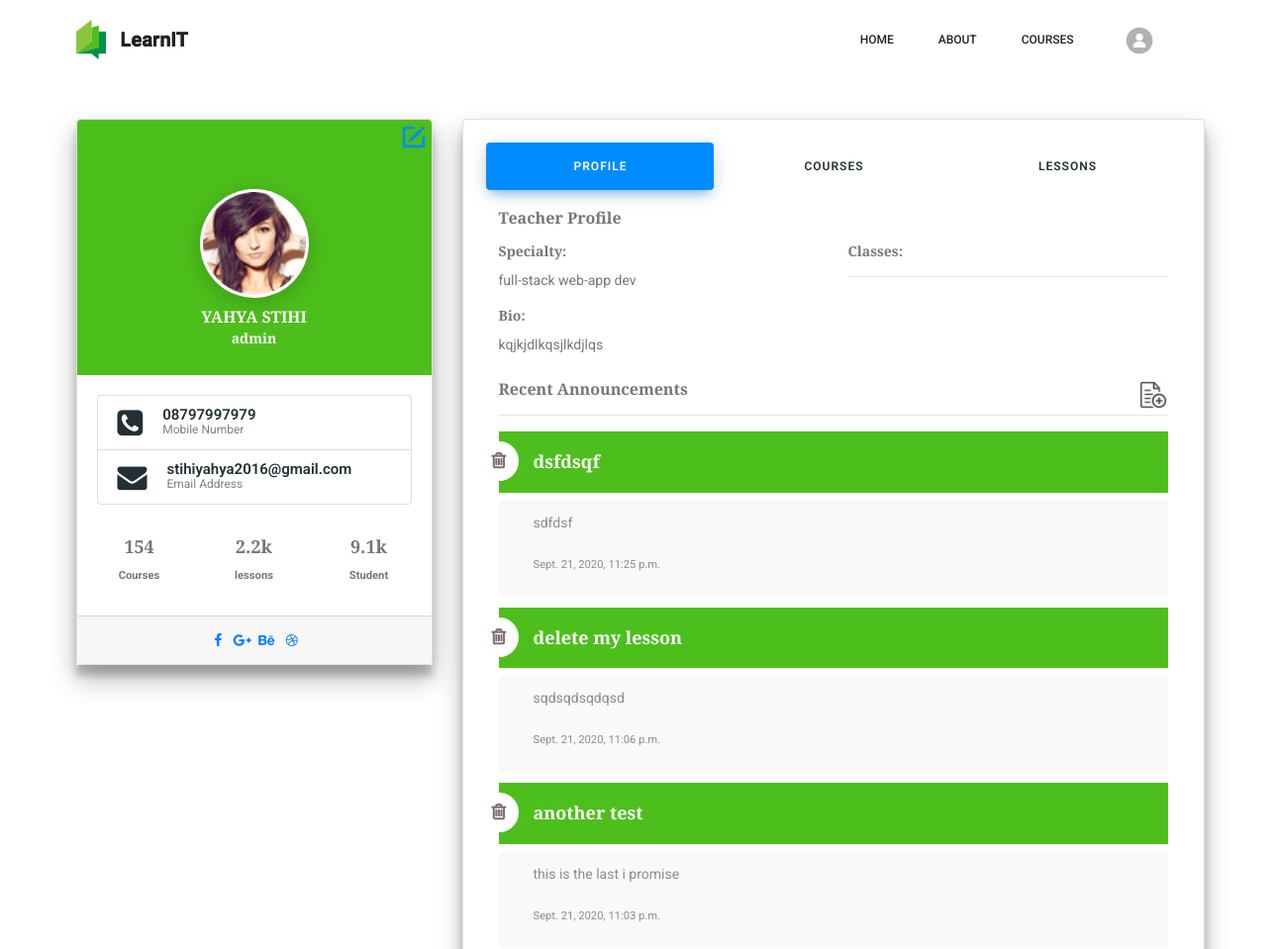
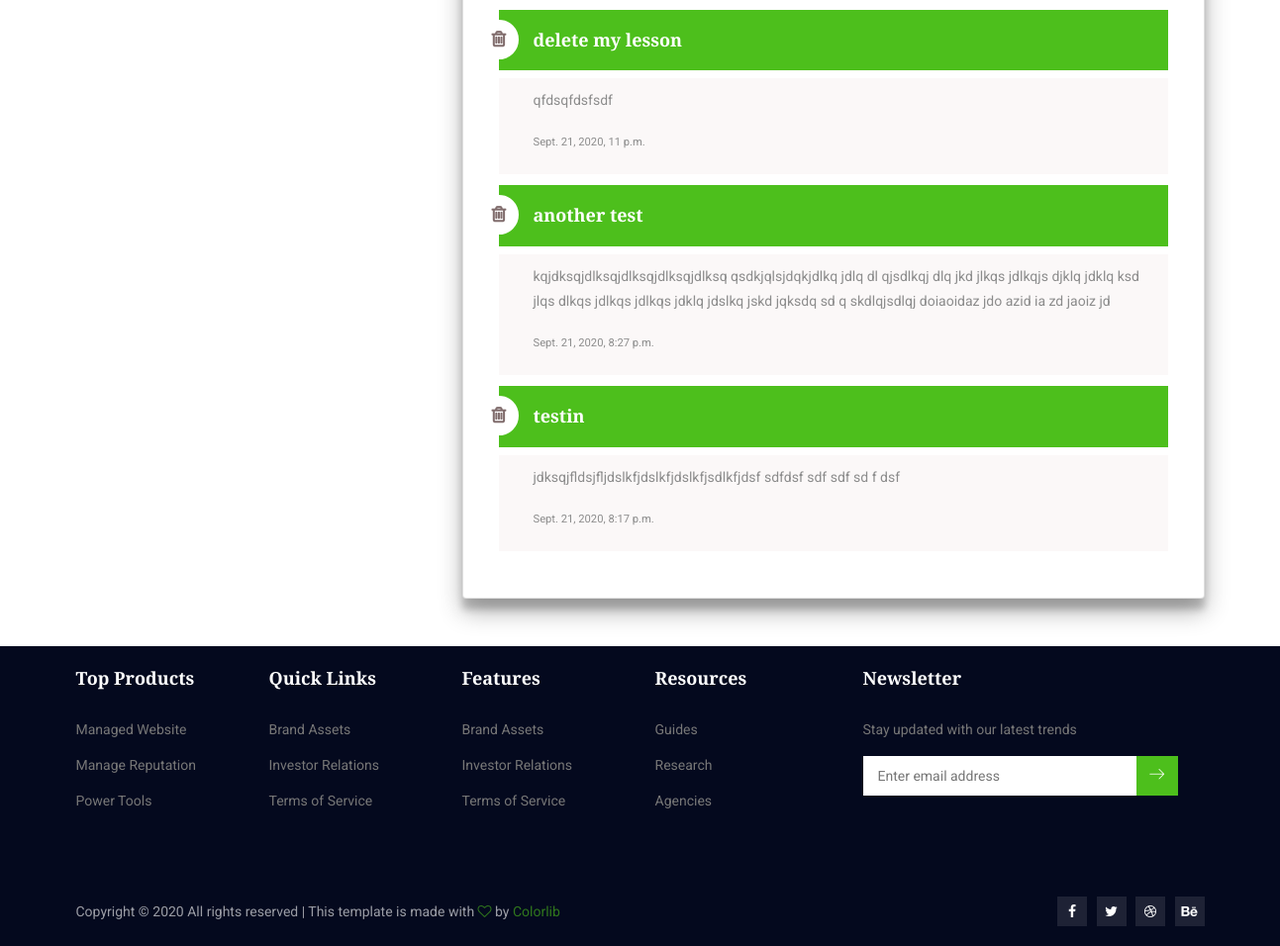
Before: /users/profile/ (signed in) with the older database file (2 pictures, top to bottom).
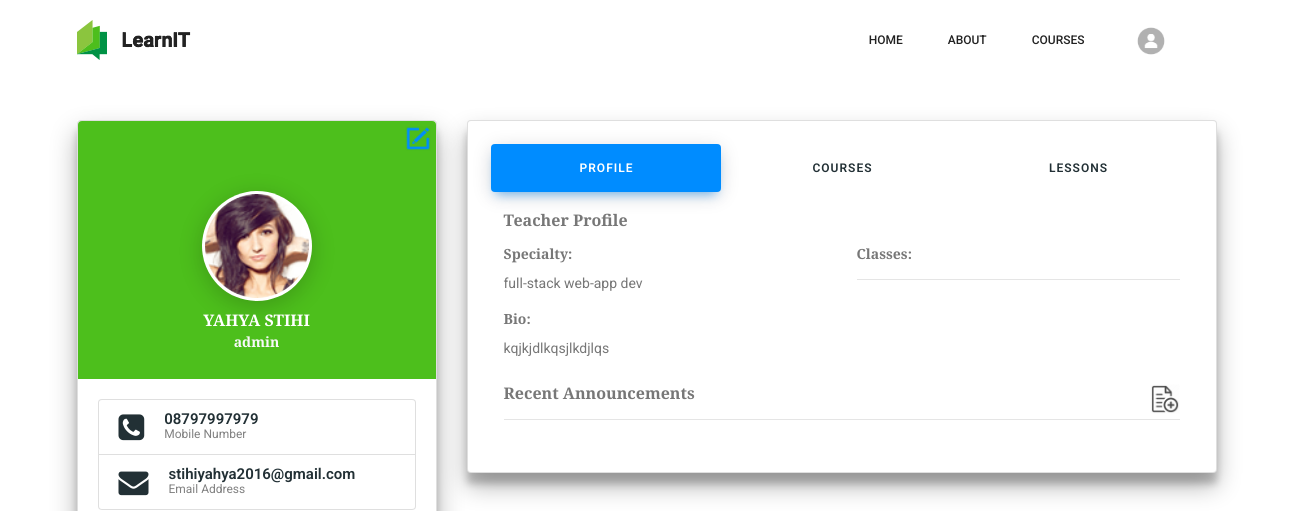
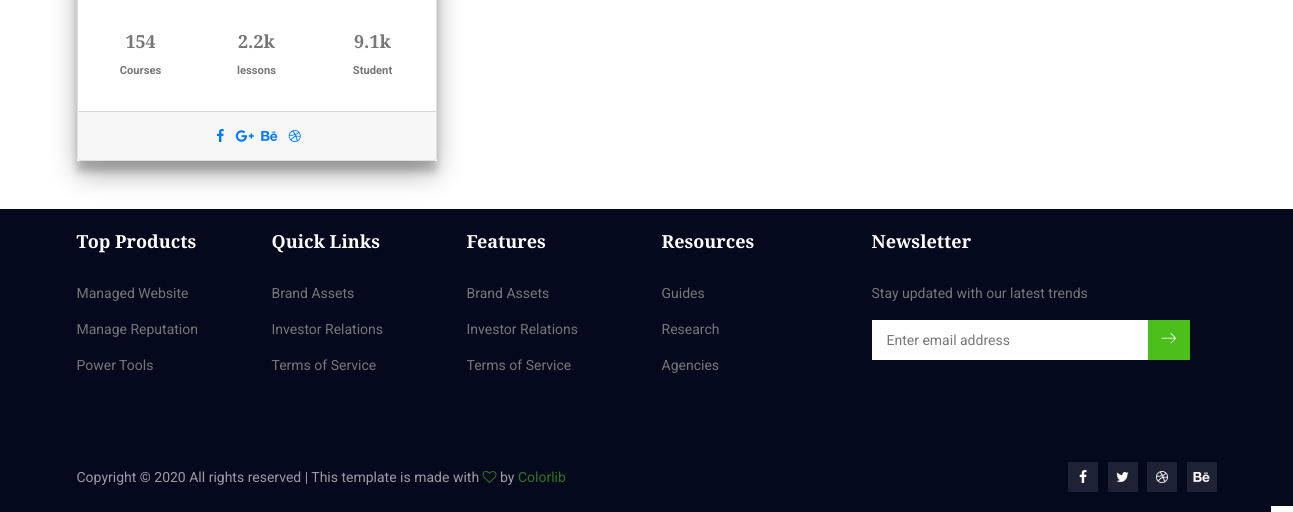
After: the same page with the newer database file (2 pictures, top to bottom).
### users/models.py (models this page shows, shortened)
class Profile(models.Model):
    user = models.OneToOneField(User,on_delete=models.CASCADE,null=True, blank=True)
    first_name = models.CharField(max_length=200)
    last_name = models.CharField(max_length=200)
    specialty = models.CharField(max_length=200)
    phone = models.BigIntegerField()
    address = models.CharField(max_length=200)
    bio = models.TextField()
    image = models.ImageField()

class Announcement(models.Model):
    user = models.ForeignKey(User,on_delete=models.CASCADE,null=True, blank=True)
    subject = models.CharField(max_length=600)
    date = models.DateTimeField(auto_now_add=True)
    description = models.TextField()

### users/views.py (the view, shortened to what this page needs)
# urls.py: path('profile/',profile,name='profile'),
@login_required()
def profile(request):
    user = request.user
    announcements = Announcement.objects.filter(user=user).order_by('date').reverse()
    courses = Course.objects.filter(user=user).order_by('date').reverse()
    if Profile.objects.filter(user=user).exists():
        profile = Profile.objects.get(user=user)
        form = ProfileForm(instance=profile)
        if request.method == 'POST' and 'ProfileForm' in request.POST:
            form = ProfileForm(request.POST,request.FILES,instance=profile)
            if form.is_valid():
                form.save()
                messages.success(request, 'Profile info updated successfully.')
                return redirect('profile')
    form2 = AnnouncementForm
    context = {
        'form':form,
        'form2':form2,
        'courses':courses,
        'announcements':announcements,
        }
    return render(request,'users/profile.html',context)

### users/templates/users/profile.html (shortened to what this page needs)
{% extends 'core/base.html'%}
{% load crispy_forms_tags %}
{% load static %}
{% block content %}
<link rel="stylesheet" href="{% static 'profile/profile.css' %}">
<br>
<div class="container">
    <div class="row">
        <div class="col-lg-4">
            <div class="profile-card-4 z-depth-3">
                <div class="card">
                    <div class="text-right rounded-top" style="background-color: #4DBF1C;">
                        <a href="#" role="button" data-toggle="modal" data-target="#exampleModalCenter">
                            <img src="{% static 'img/edit.png'%}" style="max-width: 7%; margin:5px;"></a>
                    </div>
                    <div class="card-body text-center" style="background-color: #4DBF1C;">
                        <div class="user-box">
                            {%if user.profile.image %}
                            <img src="{{user.profile.image.url}}" alt="user avatar">
                            {% else %}
                            <img src="{% static 'img/avatar.png'%}" alt="user avatar">
                            {% endif %}
                        </div>
                        <h5 class="mb-1 text-white">{{user.profile.first_name}} {{user.profile.last_name}}</h5>
                        <h6 class="text-light">{{ user.username }}</h6>
                    </div>
                    <div class="card-body">
                        <ul class="list-group shadow-none">
                            <li class="list-group-item">
                                <div class="list-icon">
                                    <i class="fa fa-phone-square"></i>
                                </div>
                                <div class="list-details">
                                    <span>0{{user.profile.phone}}</span>
                                    <small>Mobile Number</small>
                                </div>
                            </li>
                            <li class="list-group-item">
                                <div class="list-icon">
                                    <i class="fa fa-envelope"></i>
                                </div>
                                <div class="list-details">
                                    <span>{{user.email}}</span>
                                    <small>Email Address</small>
                                </div>
                            </li>
                        </ul>
                        <div class="row text-center mt-4">
                            <div class="col p-2">
                                <h4 class="mb-1 line-height-5">154</h4>
                                <small class="mb-0 font-weight-bold">Courses</small>
                            </div>
                            <div class="col p-2">
                                <h4 class="mb-1 line-height-5">2.2k</h4>
                                <small class="mb-0 font-weight-bold">lessons</small>
                            </div>
                            <div class="col p-2">
                                <h4 class="mb-1 line-height-5">9.1k</h4>
                                <small class="mb-0 font-weight-bold">Student</small>
                            </div>
                        </div>
                    </div>
                    <div class="card-footer text-center">
                        <a href="javascript:void()" class="btn-social btn-facebook waves-effect waves-light m-1"><i
                                class="fa fa-facebook"></i></a>
                        <a href="javascript:void()" class="btn-social btn-google-plus waves-effect waves-light m-1"><i
                                class="fa fa-google-plus"></i></a>
                        <a href="javascript:void()"
                            class="list-inline-item btn-social btn-behance waves-effect waves-light"><i
                                class="fa fa-behance"></i></a>
                        <a href="javascript:void()"
                            class="list-inline-item btn-social btn-dribbble waves-effect waves-light"><i
                                class="fa fa-dribbble"></i></a>
                    </div>
                </div>
            </div>
        </div>
        <div class="col-lg-8">
            <div class="card z-depth-3">
                <div class="card-body">
                    <ul class="nav nav-pills nav-pills-primary nav-justified">
                        <li class="nav-item">
                            <a href="javascript:void();" data-target="#profile" data-toggle="pill"
                                class="nav-link active show"> <span
                                    class="hidden-xs">Profile</span></a>
                        </li>
                        <li class="nav-item">
                            <a href="javascript:void();" data-target="#course" data-toggle="pill" class="nav-link"> <span class="hidden-xs">Courses</span></a>
                        </li>
                        <li class="nav-item">
                            <a href="javascript:void();" data-target="#edit" data-toggle="pill" class="nav-link"> <span class="hidden-xs">lessons</span></a>
                        </li>
                    </ul>
                    <div class="tab-content p-3">
                        <div class="tab-pane active show" id="profile">
                            <h5 class="mb-3">Teacher Profile</h5>
                            <div class="row">
                                <div class="col-md-6">
                                    <h6>Specialty:</h6>
                                    <p>
                                        {{user.profile.specialty}}
                                    </p>
                                    <h6>Bio:</h6>
                                    <p>
                                        {{user.profile.bio}}
                                    </p>
                                </div>
                                <div class="col-md-6">
                                    <h6>Classes:</h6>
                                    <hr>
                                </div>
                                <div class="col-md-12">
                                    <h5 class="mt-2 mb-3">
                                        <a data-toggle="modal" data-target="#exampleModal" href="#" role="button"
                                            class="float-right"><img src="{%static 'img/add.png'%}" width="30rem"></a>
                                        Recent Announcements</h5>
                                    <hr>
                                    <div class="container">
                                        <div class="row">
                                            <div class="panel-group" id="accordion" role="tablist"
                                                aria-multiselectable="true">
                                                {% for announcement in announcements %}
                                                <div class="panel panel-default">
                                                    <div class="panel-heading" role="tab">
                                                        <h4 class="panel-title" style="min-width:42rem;">
                                                            <a href="{% url 'delete_announcement' announcement.pk %}"
                                                                style="color: white;">
                                                                {{announcement.subject}}
                                                            </a>
                                                        </h4>
                                                    </div>
                                                    <div class="panel-collapse collapse show ">
                                                        <div class="panel-body">
                                                            <p>{{announcement.description}}
                                                            </p>
                                                            <small>{{announcement.date}}</small>
                                                        </div>
                                                    </div>
                                                </div>
                                                {% endfor %}
                                            </div>
                                        </div>
                                    </div>
                                </div>
                            </div>
                        </div>
                    </div>
                </div>
            </div>
        </div>
    </div>
</div>
{% endblock content %}

Changed rows visible on the page:
removed Announcement: subject "dsfdsqf", description "sdfdsf", date "Sept. 21, 2020, 11:25 p.m."
removed Announcement: subject "delete my lesson", description "sqdsqdsqdqsd", date "Sept. 21, 2020, 11:06 p.m."
removed Announcement: subject "another test", description "this is the last i promise", date "Sept. 21, 2020, 11:03 p.m."
removed Announcement: subject "delete my lesson", description "qfdsqfdsfsdf", date "Sept. 21, 2020, 11 p.m."
removed Announcement: subject "another test", description "kqjdksqjdlksqjdlksqjdlksqjdlksq qsdkjqlsjdqkjdlkq jdlq dl qjsdlkqj dlq jkd jlkqs jdlkqjs djklq jdklq ksd jlqs dlkqs jdlkqs jdlkqs jdklq jdslkq jskd jqksdq sd q skdlqjsdlqj doiaoidaz jdo azid ia zd jaoiz jd", date "Sept. 21, 2020, 8:27 p.m."
removed Announcement: subject "testin", description "jdksqjfldsjfljdslkfjdslkfjdslkfjsdlkfjdsf sdfdsf sdf sdf sd f dsf", date "Sept. 21, 2020, 8:17 p.m."
